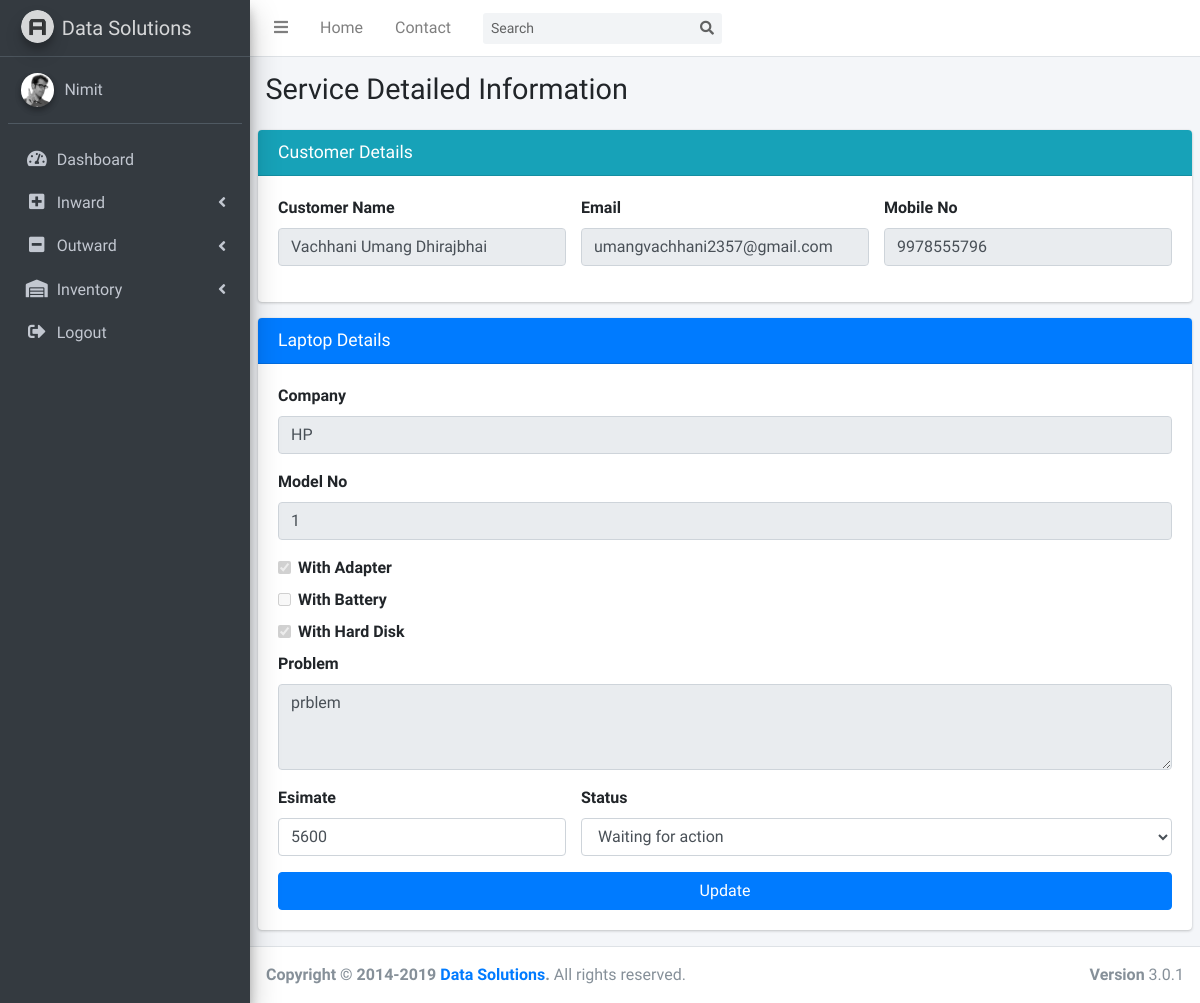
The page /viewLaptopDetails.php?customerId=1&id=1 (signed in) on the database its author committed.
### tables this page shows
CREATE TABLE `customer` (
  `id` int(10) UNSIGNED NOT NULL,
  `name` varchar(64) NOT NULL,
  `email` varchar(64) NOT NULL,
  `phone` varchar(10) NOT NULL
);

CREATE TABLE `laptop` (
  `id` int(10) UNSIGNED NOT NULL,
  `customer_id` int(10) UNSIGNED NOT NULL,
  `company` varchar(64) NOT NULL,
  `model_no` varchar(64) NOT NULL,
  `with_adapter` tinyint(4) NOT NULL,
  `with_battery` tinyint(4) NOT NULL,
  `with_harddisk` tinyint(4) NOT NULL,
  `problem` text NOT NULL,
  `estimate` int(11) NOT NULL,
  `status` text NOT NULL,
  `inward` timestamp NOT NULL DEFAULT current_timestamp(),
  `outward` timestamp NULL DEFAULT NULL,
  `returned` tinyint(4) NOT NULL
);

CREATE TABLE `status` (
  `id` int(10) UNSIGNED NOT NULL,
  `title` text NOT NULL
);

### viewLaptopDetails.php (the view, shortened to what this page needs)
<?php
include('includes/connection.php');
if ($_SERVER["REQUEST_METHOD"] == "GET") {
    $id = $_GET['id'];
    $customerId = $_GET['customerId'];
}
?>
<!DOCTYPE html>
<html>
<head>
  <link rel="stylesheet" href="plugins/fontawesome-free/css/all.min.css">
  <link rel="stylesheet" href="https://code.ionicframework.com/ionicons/2.0.1/css/ionicons.min.css">
  <link rel="stylesheet" href="plugins/datatables-bs4/css/dataTables.bootstrap4.css">
  <link rel="stylesheet" href="dist/css/adminlte.min.css">
</head>
<body class="hold-transition sidebar-mini">
<div class="wrapper">
  <?php include('includes/menu.php'); ?>
  <div class="content-wrapper">
    <section class="content-header">
      <div class="container-fluid">
        <div class="row mb-2">
          <div class="col-sm-6">
            <h1>Service Detailed Information</h1>
          </div>
          <div class="col-sm-6">
          </div>
        </div>
      </div>
    </section>
    <section class="content">
      <div class="row">
        <div class="col-12">
          <div class="card card-info">
            <div class="card-header">
              <h3 class="card-title">Customer Details</h3>
            </div>
            <div class="card-body">
                <form class="">
                    <div class="row">
                        <?php
                            $sql = "SELECT name,email,phone FROM customer WHERE id='$customerId'";
                            $result = mysqli_query($con, $sql);
        					if (mysqli_num_rows($result) > 0) {
        						$row = mysqli_fetch_assoc($result);
                        ?>
                        <div class="col-4">
                            <div class="form-group">
                                <label for="userName">Customer Name</label>
                                <input type="text" class="form-control" value="<?php echo $row['name']; ?>" disabled>
                            </div>
                        </div>
                        <div class="col-4">
                            <div class="form-group">
                                <label for="email">Email</label>
                                <input type="email" class="form-control" value="<?php echo $row['email']; ?>" disabled>
                            </div>
                        </div>
                        <div class="col-4">
                            <div class="form-group">
                                <label for="mobileNo">Mobile No</label>
                                <input type="text" class="form-control" value="<?php echo $row['phone']; ?>" disabled>
                            </div>
                        </div>
                        <?php
                            }
                            else {
                                echo "Invalid Customer Id - No data found !";
                            }
                        ?>
                    </div>
                </form>
            </div>
          </div>
        </div>
        <div class="col-12">
          <div class="card card-primary">
            <div class="card-header">
              <h3 class="card-title">Laptop Details</h3>
            </div>
            <div class="card-body">
                <?php
                    $sql = "SELECT * FROM laptop WHERE id='$id'";
                    $result = mysqli_query($con, $sql);
                    if (mysqli_num_rows($result) > 0) {
                        $row = mysqli_fetch_assoc($result);
                ?>
                <div class="form-group">
                    <label for="company">Company</label>
                    <input type="text" class="form-control" value="<?php echo $row['company']; ?>" disabled>
                </div>
                <div class="form-group">
                    <label for="motherboardName">Model No</label>
                    <input type="text" class="form-control" value="<?php echo $row['model_no']; ?>" disabled>
                </div>
                <div class="form-check">
                    <input type="checkbox" class="form-check-input" <?php echo ($row['with_adapter']==1 ? 'checked' : ''); ?> disabled>
                    <label class="" for="withAdapter">With Adapter</label>
                </div>
                <div class="form-check">
                    <input type="checkbox" class="form-check-input" <?php echo ($row['with_battery']==1 ? 'checked' : ''); ?> disabled>
                    <label class="" for="withAdapter">With Battery</label>
                </div>
                <div class="form-check">
                    <input type="checkbox" class="form-check-input" <?php echo ($row['with_harddisk']==1 ? 'checked' : ''); ?> disabled>
                    <label class="" for="withAdapter">With Hard Disk</label>
                </div>
                <div class="form-group">
                    <label>Problem</label>
                    <textarea class="form-control" rows="3" disabled><?php echo $row['problem']; ?></textarea>
                </div>
                <form action="updateLaptopStatus.php" method="POST">
                    <div class="row">
                        <div class="col-4">
                            <div class="form-group">
                                <label for="company">Esimate</label>
                                <input type="text" class="form-control" name="estimate" value="<?php echo $row['estimate'] ?>">
                            </div>
                        </div>
                        <div class="col-8">
                            <div class="form-group">
                                <label>Status</label>
                                <select class="form-control" name="status" value="<?php echo $row['status']?>" required>
                                    <?php
                                        $sqlStatus = "SELECT title FROM status";
                                        $result = mysqli_query($con,$sqlStatus);
                                        if(mysqli_num_rows($result)>0){
                                            while ($row2 = mysqli_fetch_assoc($result)) {
                                            ?>
                                                <option value="<?php echo $row2['title']; ?>" <?php if ($row2['title']==$row['status']) echo "selected"; else echo ""; ?> ><?php echo $row2['title']; ?></option>
                                            <?php
                                            }
                                        }
                                    ?>
                                </select>
                            </div>
                        </div>
                    </div>
                    <button type="submit" class="btn btn-primary btn-block" name="submit">Update</button>
                </form>
                <?php
                    }
                    else {
                        echo "Invalid Laptop Id - No data found !";
                    }
                ?>
            </div>
          </div>
        </div>
      </div>
    </section>
  </div>
  <footer class="main-footer">
    <div class="float-right d-none d-sm-block">
      <b>Version</b> 3.0.1
    </div>
    <strong>Copyright &copy; 2014-2019 <a href="">Data Solutions</a>.</strong> All rights
    reserved.
  </footer>
</div>
</body>
</html>

### rows shown on the page
customer: name "Vachhani Umang Dhirajbhai", email "umangvachhani2357@gmail.com", phone "9978555796"
laptop: company "HP", model_no "1", with_adapter "☑", with_harddisk "☑", problem "prblem", estimate "5600", status "Waiting for action"

### other values the page prints
$_SESSION['adminName'] "Nimit"
